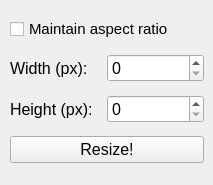
<?xml version="1.0" encoding="UTF-8"?>
<ui version="4.0">
 <class>MainWindow</class>
 <widget class="QMainWindow" name="MainWindow">
  <property name="geometry">
   <rect>
    <x>0</x>
    <y>0</y>
    <width>213</width>
    <height>185</height>
   </rect>
  </property>
  <property name="font">
   <font>
    <pointsize>12</pointsize>
   </font>
  </property>
  <property name="windowTitle">
   <string>Resize image</string>
  </property>
  <widget class="QWidget" name="centralwidget">
   <widget class="QWidget" name="verticalLayoutWidget">
    <property name="geometry">
     <rect>
      <x>10</x>
      <y>10</y>
      <width>194</width>
      <height>161</height>
     </rect>
    </property>
    <layout class="QVBoxLayout" name="verticalLayout">
     <item>
      <layout class="QHBoxLayout" name="horizontalLayout_4">
       <property name="spacing">
        <number>0</number>
       </property>
       <item>
        <widget class="QCheckBox" name="ratio_btn">
         <property name="font">
          <font>
           <pointsize>11</pointsize>
          </font>
         </property>
         <property name="text">
          <string>Maintain aspect ratio</string>
         </property>
        </widget>
       </item>
      </layout>
     </item>
     <item>
      <layout class="QHBoxLayout" name="horizontalLayout_3">
       <property name="spacing">
        <number>0</number>
       </property>
       <item>
        <widget class="QLabel" name="label_2">
         <property name="text">
          <string>Width (px):</string>
         </property>
        </widget>
       </item>
       <item>
        <widget class="QSpinBox" name="width_">
         <property name="maximum">
          <number>100000000</number>
         </property>
        </widget>
       </item>
      </layout>
     </item>
     <item>
      <layout class="QHBoxLayout" name="horizontalLayout">
       <property name="spacing">
        <number>0</number>
       </property>
       <item>
        <widget class="QLabel" name="label">
         <property name="text">
          <string>Height (px):</string>
         </property>
        </widget>
       </item>
       <item>
        <widget class="QSpinBox" name="height_">
         <property name="maximum">
          <number>100000000</number>
         </property>
        </widget>
       </item>
      </layout>
     </item>
     <item>
      <layout class="QHBoxLayout" name="horizontalLayout_5">
       <item>
        <widget class="QPushButton" name="resize_btn">
         <property name="text">
          <string>Resize!</string>
         </property>
        </widget>
       </item>
      </layout>
     </item>
    </layout>
   </widget>
  </widget>
 </widget>
 <resources/>
 <connections/>
</ui>
